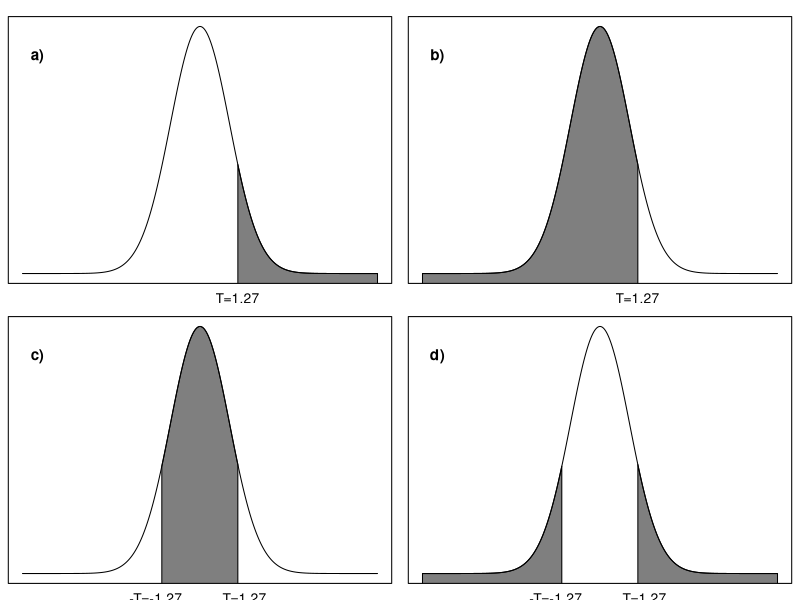
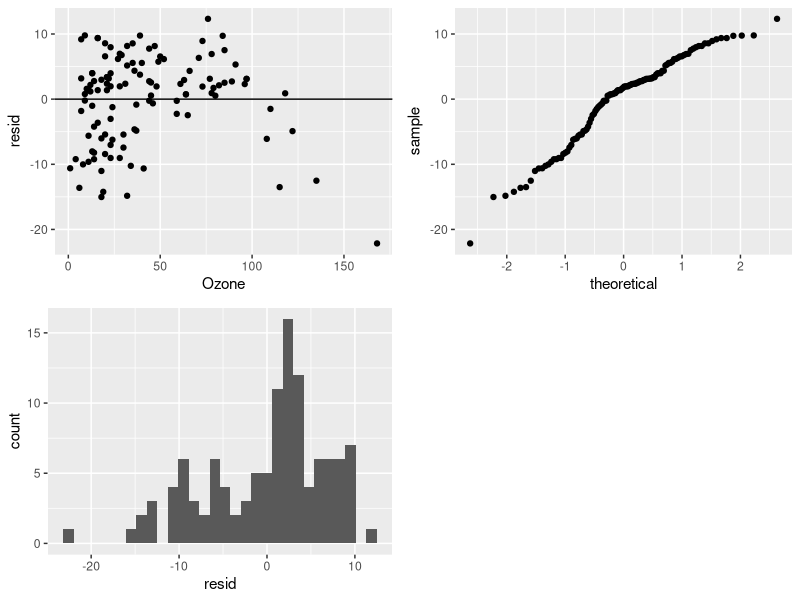

Write R code to recreate these figures, in order.
## ---- chunk 1
library(tidyverse)
library(modelr)
## ---- chunk 2
par(mar = c(1, 0.5, 1, 0.5), mfrow=c(2,2))
x <- seq(-6,6, length=1000)
y <- dt(x, df=396)
x.shade<- (x)[607:1000]

# choice a) #
plot(x, y, type="l", lwd=1,
 	xaxt="n", xlab="",
 	yaxt="n", ylab="")
polygon(c(x.shade,rev(x.shade)),c(y[607:1000], rep(-0.5, length(x.shade))),col=rgb(0.0, 0.0, 0.0,0.5))

text(1.27, -0.04, "T=1.27", xpd=NA)
text(-5.5, 0.35, "a)", cex=1.1, font=2)

# choice b) #
x.shade<- (x)[1:607]

plot(x, y, type="l", lwd=1,
 	xaxt="n", xlab="",
 	yaxt="n", ylab="")
polygon(c(x.shade,rev(x.shade)),c(y[1:607], rep(-0.5, length(x.shade))),col=rgb(0.0, 0.0, 0.0,0.5))

text(1.27, -0.04, "T=1.27", xpd=NA)
text(-5.5, 0.35, "b)", cex=1.1, font=2)

# choice c) #
x.shade<- x[393:607]

plot(x, y, type="l", lwd=1,
 	xaxt="n", xlab="",
 	yaxt="n", ylab="")
polygon(c(x.shade,rev(x.shade)),c(y[393:607], rep(-0.5, length(x.shade))),col=rgb(0.0, 0.0, 0.0,0.5))

text(1.5, -0.04, "T=1.27", xpd=NA)
text(-1.5, -0.04, "-T=-1.27", xpd=NA)

text(-5.5, 0.35, "c)", cex=1.1, font=2)

# choice d) #
x.shade.l<- x[1:393]
x.shade.u <- x[607:1000]

plot(x, y, type="l", lwd=1,
 	xaxt="n", xlab="",
 	yaxt="n", ylab="")
polygon(c(x.shade.l,rev(x.shade.l)),c(y[1:393], rep(-0.5, length(x.shade.l))),col=rgb(0.0, 0.0, 0.0,0.5))
polygon(c(x.shade.u,rev(x.shade.u)),c(y[607:1000], rep(-0.5, length(x.shade.u))),col=rgb(0.0, 0.0, 0.0,0.5))

text(1.5, -0.04, "T=1.27", xpd=NA)
text(-1.5, -0.04, "-T=-1.27", xpd=NA)

text(-5.5, 0.35, "d)", cex=1.1, font=2)
## ---- chunk 3

data("airquality")

model1 <- lm(Temp ~ Ozone, data=airquality)

sum_model1 <- 
  model1 %>%
   summary()

sum_model1$call <- "lm(formula = ______________, data = airquality)"

print(sum_model1)
## ---- chunk 4
airquality <- airquality %>%
   add_predictions(model1) %>%
   add_residuals(model1)
## ---- chunk 5
resid_plot <- airquality %>%
   ggplot(aes(x = Ozone, y = resid))+
   geom_point()+
   geom_hline(yintercept = 0)

qq_plot <- airquality %>%
   ggplot(aes(sample=resid)) +
   geom_qq()

resid_hist <- airquality %>%
   ggplot(aes(resid))+
   geom_histogram()

ggpubr::ggarrange(resid_plot, qq_plot, resid_hist,
                    ncol = 2, nrow = 2)
